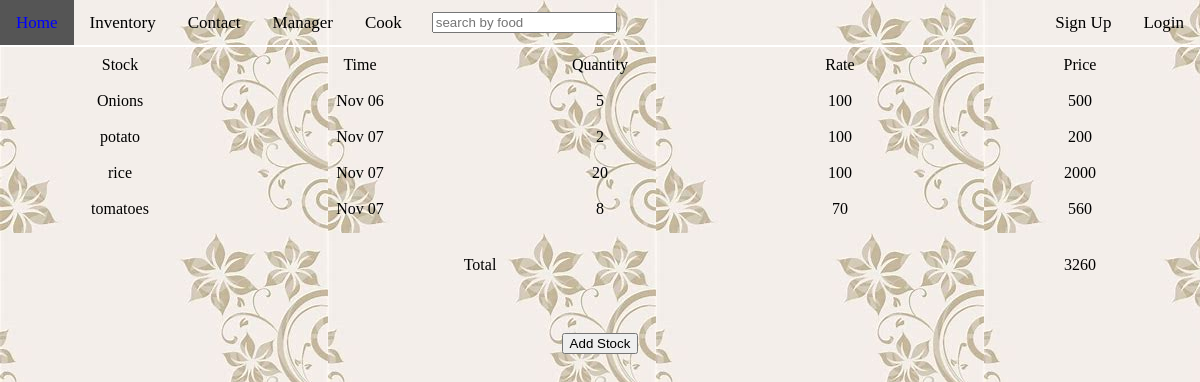
Screenshot of /inventory/ with the database file from the repository.
### inventory/models.py (models this page shows, shortened)
class Stock(models.Model):
    title = models.CharField(max_length=200)
    date = models.DateTimeField('date bought')
    qtt = models.IntegerField()
    rate = models.IntegerField()
    price = models.IntegerField()

### inventory/views.py (the view)
def index(request):
    stocks = Stock.objects.all()
    total = 0
    if request.method == 'POST':
        form = StockForm(request.POST)
        if form.is_valid():
            instance = form.save(commit=False)
            instance.price = instance.qtt * instance.rate
            instance.date = timezone.now()
            instance.save()
            return HttpResponseRedirect(reverse('inventory:index'))
    else:
        form = StockForm()
    for stock in stocks:
        total = total + stock.price
    return render(request, 'inventory/index.html', {'form': form, 'stocks': stocks, 'total' : total})

### inventory/forms.py
class StockForm(forms.ModelForm):
    class Meta:
        model = Stock
        fields = ['title', 'qtt', 'rate']

### inventory/templates/inventory/index.html (shortened to what this page needs)
<!DOCTYPE html>
<html lang="en">
<head>
	{% load staticfiles %}
	<link rel="stylesheet" type="text/css" href="{% static 'inventory/css/cssresets.css'%}"/>
	<link rel="stylesheet" type="text/css" href="{% static 'inventory/css/inventory.css'%}"/>
</head>
<body>
		<nav style="width: 100%;">
			<ul class="topnav" id="myTopnav">
			  <li><a href="{% url 'public:index' %}">Home</a></li>
			  <li><a href="{% url 'inventory:index' %}">Inventory</a></li>
			  <li><a href="{% url 'public:contact' %}">Contact</a></li>
			  <li><a href="{% url 'public:manager' %}">Manager</a></li>
			  <li><a href="{% url 'public:cook' %}">Cook</a></li>
			<li id = "search-bar">
			  <form role="search" method="get" action="{% url 'public:index' %}">
	                <input type="text" class="form-control" placeholder="search by food" autocomplete="on" name="q" value="{{ request.GET.q }}">
	          </form>
	          </li>
			  <ul class="navbar-right">
			      <li id = "sign-up" class = "sign-up-button" ><a href="#">Sign Up</a></li>
			      <li id = "log-in" class = "log-in-button" ><a href="#">Login</a></li>
	    	  </ul>
			</ul>
		</nav>
	<div class="inventory">
	<table>
		<tr class="table-row">
			<th>Stock</th>
			<th>Time</th>
			<th>Quantity</th>
			<th>Rate</th>
			<th>Price</th>
		</tr>
		{% for stock in stocks %}
		<tr class="table-row">
			<td>{{ stock.title }}</td>
			<td>{{ stock.date|date:'M d' }}</td>
			<td>{{ stock.qtt }}</td>
			<td>{{ stock.rate }}</td>
			<td>{{ stock.price }}</td>
		</tr>
		{% endfor %}
		<tr><td></td></tr>
		<tr>
			<td colspan=4 ><strong>Total</strong></td>
			<td><strong>{{ total }}</strong></td>
		</tr>
		<tr><td></td></tr>
		<tr><td></td></tr>
		<tr>
			<td></td>
			<td></td>
			<td><button id = "add-stock">Add Stock</button></td>
			<td></td>
			<td></td>
		</tr>
	</table>
</body>
</html>

### inventory/static/inventory/css/inventory.css (style rules this page uses)
body { width: 100%; background-image: url("../images/background.jpg"); margin:auto; color:black; }
* { box-sizing: border-box; }
nav { max-width: 100%; }
ul.topnav { list-style-type: none; margin: 0; padding: 0; overflow: hidden; background-image: url("../images/background.jpg"); border-bottom: 2px solid white; }
ul.topnav li { float: left; }
ul.topnav ul.navbar-right { float: right; }
ul.topnav li a { display: inline-block; color: black; text-align: center; padding: 14px 16px; text-decoration: none; transition: 0.3s; font-size: 17px; }
ul.navbar-right li a { display: inline-block; color: black; text-align: center; padding: 14px 16px; text-decoration: none; transition: 0.3s; font-size: 17px; }
#search-bar input { margin:12px 14px; }
.inventory { width: 100%; z-index: 1; }
.inventory table { width: 100%; border-collapse: collapse; border-spacing: 10px 50px; }
.inventory table tr { width: 100%; }
.inventory table td { width: 20%; text-align: center; padding:10px; }
.inventory table th { padding:10px; }

### rows the page displays
Stock: title "Onions", date "Nov 06", qtt "5", rate "100", price "500"
Stock: title "potato", date "Nov 07", qtt "2", rate "100", price "200"
Stock: title "rice", date "Nov 07", qtt "20", rate "100", price "2000"
Stock: title "tomatoes", date "Nov 07", qtt "8", rate "70", price "560"

### other values shown
{{ total }} "3260"
